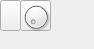
<?xml version="1.0" encoding="UTF-8"?>
<ui version="4.0">
 <class>PatternsaiteMute</class>
 <widget class="QWidget" name="PatternsaiteMute">
  <property name="geometry">
   <rect>
    <x>0</x>
    <y>0</y>
    <width>94</width>
    <height>49</height>
   </rect>
  </property>
  <property name="windowTitle">
   <string>Form</string>
  </property>
  <widget class="QPushButton" name="pb">
   <property name="geometry">
    <rect>
     <x>0</x>
     <y>0</y>
     <width>21</width>
     <height>31</height>
    </rect>
   </property>
   <property name="sizePolicy">
    <sizepolicy hsizetype="MinimumExpanding" vsizetype="MinimumExpanding">
     <horstretch>0</horstretch>
     <verstretch>0</verstretch>
    </sizepolicy>
   </property>
  </widget>
  <widget class="QDial" name="dial_time">
   <property name="geometry">
    <rect>
     <x>19</x>
     <y>2</y>
     <width>34</width>
     <height>30</height>
    </rect>
   </property>
   <property name="toolTip">
    <string>TimeMute ::: set the number of bars to mute this pattern.</string>
   </property>
   <property name="minimum">
    <number>0</number>
   </property>
   <property name="maximum">
    <number>16</number>
   </property>
   <property name="pageStep">
    <number>1</number>
   </property>
  </widget>
  <widget class="QPushButton" name="pb_timeDummy">
   <property name="geometry">
    <rect>
     <x>20</x>
     <y>0</y>
     <width>31</width>
     <height>31</height>
    </rect>
   </property>
  </widget>
  <zorder>pb_timeDummy</zorder>
  <zorder>dial_time</zorder>
  <zorder>pb</zorder>
 </widget>
 <resources/>
 <connections/>
</ui>
